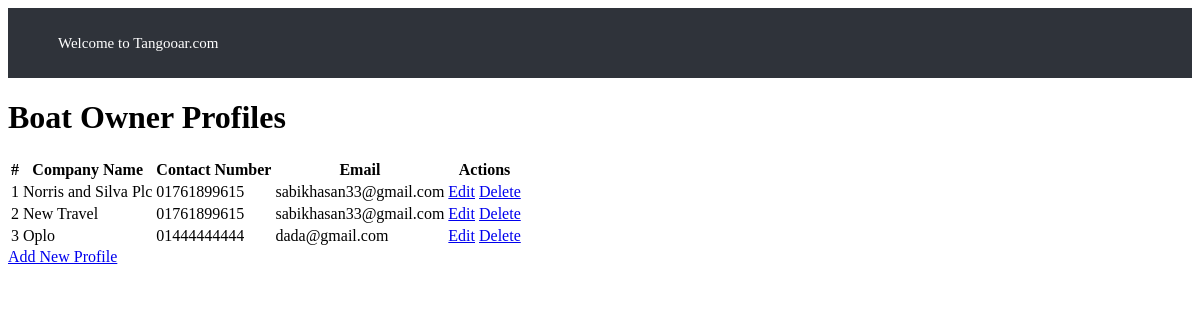
Before: /boat-owner-profiles/ with the older database file.
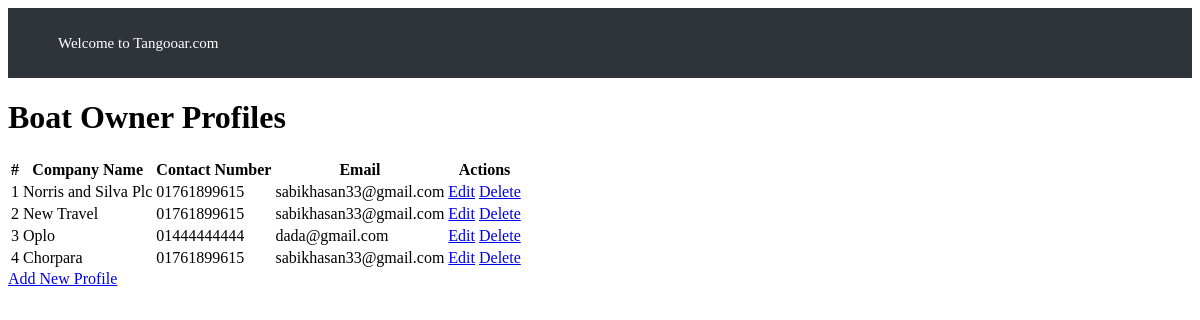
After: the same page with the newer database file.
### boats/models.py (models this page shows, shortened)
class BoatOwnerProfile(models.Model):
    user = models.OneToOneField(User, on_delete=models.CASCADE, related_name='boat_owner_profile')
    company_name = models.CharField(max_length=255)
    address = models.TextField()
    contact_number = models.CharField(max_length=15, blank=True, null=True)
    email = models.EmailField(blank=True, null=True)
    created_at = models.DateTimeField(auto_now_add=True)
    updated_at = models.DateTimeField(auto_now=True)

### boats/views.py (the view)
# urls.py: path('boat-owner-profiles/', views.boat_owner_profile_list_view, name='boat_owner_profiles'),
def boat_owner_profile_list_view(request):
    profiles = BoatOwnerProfile.objects.all()
    context = {
        'profiles': profiles
    }
    return render(request, 'boats/boat_owner_profile_list.html', context)

### boats/templates/boats/boat_owner_profile_list.html (shortened to what this page needs)
{% extends 'base.html' %}
{% block content %}
<h1>Boat Owner Profiles</h1>
<table class="table table-striped">
    <thead>
        <tr>
            <th>#</th>
            <th>Company Name</th>
            <th>Contact Number</th>
            <th>Email</th>
            <th>Actions</th>
        </tr>
    </thead>
    <tbody>
        {% for profile in profiles %}
        <tr>
            <td>{{ forloop.counter }}</td>
            <td>{{ profile.company_name }}</td>
            <td>{{ profile.contact_number }}</td>
            <td>{{ profile.email }}</td>
            <td>
                <a href="{% url 'update_boat_owner_profile' profile.id %}" class="btn btn-primary btn-sm">Edit</a>
                <a href="{% url 'delete_boat_owner_profile' profile.id %}" class="btn btn-danger btn-sm">Delete</a>
            </td>
        </tr>
        {% endfor %}
    </tbody>
</table>
<a href="{% url 'create_boat_owner_profile' %}" class="btn btn-success">Add New Profile</a>
{% endblock %}

Changed rows visible on the page:
added BoatOwnerProfile: company_name "Chorpara", contact_number "01761899615", email "sabikhasan33@gmail.com"
